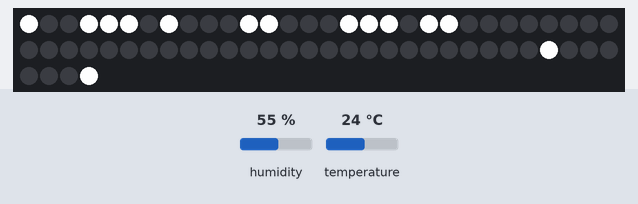
Simulated run of this sketch. Board: Arduino Uno, built with avr-gcc and run on an emulated ATmega328P. Shown: 64 RGB LEDs in strip order, left to right, continuing on the next row. The inputs (shaded band) are chosen by the test bench; at power-on: humidity 55 %, temperature 24 °C. What the sketch prints to the serial monitor is not drawn.

Above: at 2.8 s.
Timing chart, 0 to 2.8 s (numbered marks = the images above; inputs shaded):
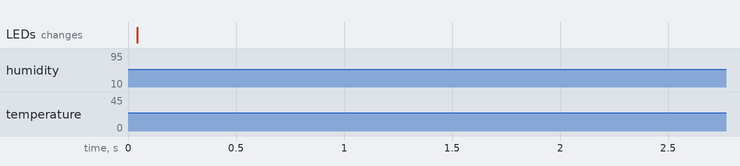

The sketch:

linh_dht1.ino
```cpp
// Design by Nguyen Van Linh
// email: linhnv@kookmin.kr.ac

#include <Adafruit_NeoPixel.h>
#include "DHT.h"//Khai báo thư viện DHT
#include <string.h>

// Which pin on the Arduino is connected to the NeoPixels?
// On a Trinket or Gemma we suggest changing this to 1
#define PIN 9
#define DHTPIN 4 //DHT22 pin
#define DHTTYPE DHT22
DHT dht(DHTPIN, DHTTYPE);

// How many NeoPixels are attached to the Arduino?
#define NUMPIXELS      64

Adafruit_NeoPixel pixels = Adafruit_NeoPixel(NUMPIXELS, PIN, NEO_GRB + NEO_KHZ800);
//===============
//String fileName;
//int distance = 0;
//int strength = 0;
//boolean receiveComplete = true;
//long data[]={0,0};

//===================
void setup()
{
  Serial.begin(115200);
  Serial.println("DHT22 test!");
  dht.begin();
  pixels.begin(); // This initializes the NeoPixel library.
  pixels.show();
  pixels.clear();


}

void loop() {

 pixels.clear();
 int a[64]= {0,3,4,5,7,56,63,50,51,52,44,42,46,48};
 int h =  ReadH();
 int t = ReadT();
  Serial.print("Humidity: ");
  Serial.print(h);
  Serial.print(" %\t");
  Serial.print("Temperature: ");
  Serial.print(t);
  Serial.print(" *C ");
//Temperature============
      uint8_t bitsCount = sizeof( t ) * 4;
      char str[ bitsCount + 1 ];
      uint8_t i = 0;
      while ( bitsCount-- )
      str[ i++ ] = bitRead( t, bitsCount ) + '0';
      str[ i ] = '\0';
      int arrSize1 = sizeof(str)/sizeof(str[0]);
      int dem=7;
      Serial.println(dem);
      for(int i=0; i<arrSize1 ; i++){
        Serial.println("Temperature: ");
        Serial.println(str);
        if (str[i]=='1')
        {
         // Serial.println(i);
         // a[6]=8;
          a[dem]=i+8;
          //Serial.println(dem);
          dem = dem+1;
        }

      }

      //Humidity=============================
      uint8_t bitsCount1 = sizeof( h ) * 4;
      char str1[ bitsCount1 + 1 ];
      uint8_t j = 0;
      while ( bitsCount1-- )
      str1[ j++ ] = bitRead( h, bitsCount1 ) + '0';
      str1[ j ] = '\0';
      char str2[8];
      str2[0]=str1[7]; str2[1]=str1[6]; str2[2]=str1[5]; str2[3]=str1[4]; str2[4]=str1[3]; str2[5]=str1[2]; str2[6]=str1[1]; str2[7]=str1[0];

    //  Serial.println( str[0] );
    //=======================================
       int arrSize2 = sizeof(str2)/sizeof(str2[0]);

       for(int i=0; i<arrSize2 ; i++){

        Serial.println("Humidity: ");
        //Serial.println(str1);
        Serial.println(str2);
       // Serial.println(h);
        if (str2[i]=='1')
        {
          //Serial.println(i);
         // a[6]=8;
          a[dem]=i+16;
          dem = dem+1;
        }

      }

      //================================
    int arrSize = sizeof(a)/sizeof(a[0]);
    for(int i=0; i<arrSize;i++)
    {
      pixels.setPixelColor(a[i], pixels.Color(250,250,250)); // Moderately bright green color
      }
    pixels.show(); // This sends the updated pixel color to the hardware.

 // delay(1000);


}
void DectoBin(int b){
      uint8_t bitsCount = sizeof( b ) * 4;
      char str[ bitsCount + 1 ];
      uint8_t i = 0;
      while ( bitsCount-- )
      str[ i++ ] = bitRead( b, bitsCount ) + '0';
      str[ i ] = '\0';
}
int ReadH(){
   int h = dht.readHumidity();
    return h;
   //delay(1000);
}
int ReadT(){
  int t = dht.readTemperature();
    return t;
      //delay(1000);

}
```
